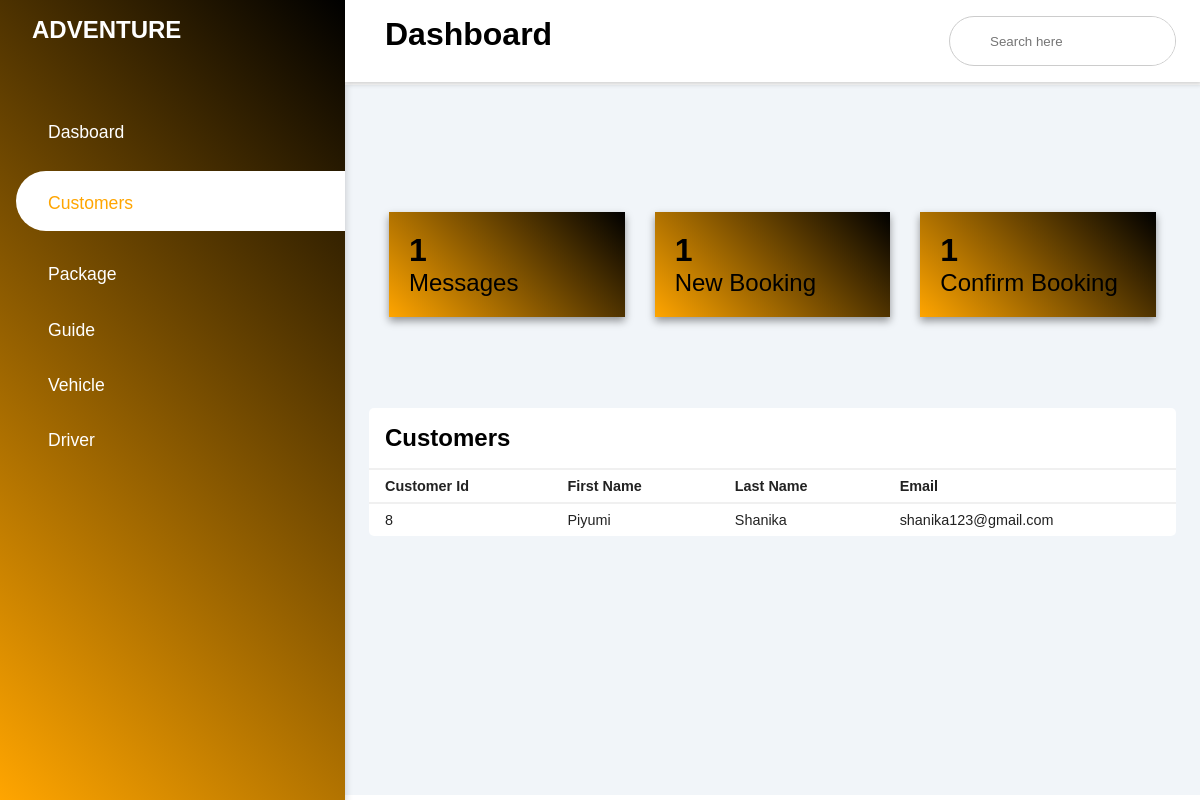
Page /admin/customers.php on the committed database.
### tables this page shows
CREATE TABLE `users` (
  `id` int(11) NOT NULL,
  `first_name` varchar(50) NOT NULL,
  `last_name` varchar(50) NOT NULL,
  `email` varchar(50) NOT NULL,
  `password` varchar(40) NOT NULL,
  `role` varchar(5) NOT NULL DEFAULT 'USER'
);

### admin/customers.php (the view, shortened to what this page needs)
<?php
	$db = new dbObj();
	$conn =  $db->getConnstring();
	$query    = "SELECT * FROM `users` WHERE role='USER'";
    $result   = mysqli_query($conn, $query);
?>
<!DOCTYPE html>
<html>
<head>
	<link rel="stylesheet" type="text/css" href="style.css">
	<link rel="stylesheet" href="https://maxst.icons8.com/vue-static/landings/line-awesome/line-awesome/1.3.0/css/line-awesome.min.css">
</head>
<body>
	<div class="sidebar">
		<div class="sidebar-brand">
			<h2>  ADVENTURE</h2>
		</div>
		<div class="sidebar-menu">
			<ul>
				<li>
					<a href="admindashboard.php" class="inactive" <?php $page='dashboard' ?>><span class="las la-igloo"></span> <span>Dasboard</span></a>
				</li>
				<li>
					<a href="customers.php" class="active" <?php $page='customers' ?>><span class="las la-users"></span> <span>Customers</span></a>
				</li>
				<li>
					<a href="package.php" class="inactive" <?php $page='packages' ?>><span class="las la-clipboard-list"></span> <span>Package</span></a>
				</li>
				<li>
					<a href="guide.php" class="inactive" <?php $page='guide' ?>><span class="las la-hiking"></span> <span>Guide</span></a>
				</li>
				<li>
					<a href="vehicles.php" class="inactive" <?php $page='vehicle' ?>><span class="las la-car-alt"></span> <span>Vehicle</span></a>
				</li>
				<li>
					<a href="drivers.php" class="inactive" <?php $page='driver' ?>><span class= "las la-user-secret"></span> <span>Driver</span></a>
				</li>
			</ul>
		</div>
	</div>
	<div class="main-content">
		<header>
			<h1>
				<label for="nav-toggle">
					<span class="las la-bars"></span>
				</label>
				Dashboard
			</h1>
			<div class="search-wrapper">
				<input type="search" placeholder="Search here" />
			</div>
		</header>
<main>
<div class="cards">
				<?php include('panel.php') ?>
			</div>
			<div class="recent-grid">
				<div class="projects">
				<div class="card">
						<div class="card-header">
							<h2>Customers</h2>
						</div>
						<div class="card-body">
							<div class="table-responsive">
								<table width="100%">
								<thead>
									<tr>
										<td>Customer Id</td>
										<td>First Name</td>
										<td>Last Name</td>
										<td>Email</td>
									</tr>
								</thead>
								<tbody>
									<?php
										while($row = mysqli_fetch_array($result)) {
									?>
											<tr>
										<td><?php echo $row['id'] ?></td>
										<td><?php echo $row['first_name'] ?></td>
										<td><?php echo $row['last_name'] ?></td>
										<td><?php echo $row['email'] ?></td>
									</tr>
									<?php
										}
									?>
								</tbody>
							</table>
							</div>
						</div>
					</div>
				</div>
			</div>
</main>
</div>
</body>
</html>

### admin/style.css (style rules this page uses)
* { padding: 0; margin: 0; box-sizing: border-box; list-style-type: none ; text-decoration: none; font-family: 'Poppins', sans-serif; }
.sidebar { width: 345px; position: fixed; left: 0; top: 0; height: 100%; background: linear-gradient(45deg,#ffa500, black); z-index: 100; transition: width 300ms; box-shadow: 0 4px 8px 0 rgba(0, 0, 0, 0.2); }
.sidebar-brand { height: 100px; width: 100px; padding: 1rem 0rem 1rem 2rem; color: #fff; }
.sidebar-menu { margin-top: 1rem ; text-transform: capitalize; }
.sidebar-menu li { width: 100%; margin-bottom: 1.7rem; padding-left: 1rem; text-transform: capitalize; }
.sidebar-menu li a span { text-transform: capitalize; }
.sidebar-menu a { padding-left: 1rem; display: block; color: #fff; font-size: 1.1rem; }
.sidebar-menu a.active { background: #fff; padding-top: 1rem; padding-bottom: 1rem; color: #ffa500; border-radius: 30px 0px 0px 30px; }
.sidebar-menu a span:first-child { font-size: 1.5rem; padding-right: 1rem; text-transform: capitalize; }
.main-content { transition: margin-left 300ms; margin-left: 345px; }
header { background: #fff; display: flex; justify-content: space-between; padding: 1rem 1.5rem; box-shadow: 2px 2px 5px rgba(0, 0, 0, 0.2); position: fixed; left: 345px; width: calc(100% - 345px); top: 0; z-index: 100; transition: left 300ms; }
header label span { font-size: 1.7rem; padding-right: 1rem; }
.search-wrapper { border: 1px solid #ccc; border-radius: 30px; height: 50px; display: flex; align-items: center; overflow-x: hidden; }
.search-wrapper input { height: 100%; padding: 0.5rem; border: none; outline: none; }
main { margin-top: 85px; padding: 2rem 1.5rem; background: #f1f5f9; min-height: calc(100vh - 90px); }
.cards { margin-top: 60px; width: 100%; padding: 35px 20px; display: grid; grid-template-columns: repeat( 3, 1fr); grid-gap: 30px; }
.recent-grid { margin-top: 3.5rem; display: grid; grid-gap: 2rem; grid-template-columns: 100% auto; }
.card { background: #fff; border-radius: 5px; }
.card-header { padding: 1rem; }
.card-header { display: flex; justify-content: space-between; align-items: center; border-bottom: 1px solid #f0f0f0; }
.card-body { width: 150; }
table { border-collapse: collapse; }
thead tr { border-top: 1px solid #f0f0f0; border-bottom: 2px solid #f0f0f0; }
thead td { font-weight: 700; }
td { padding: .5rem 1rem; font-size: .9rem; color: #222; }
tr td:last-child { display: flex; align-items: center; }
.table-responsive { width: 100%; overflow-x: auto; }

### rows in the picture
users: id "8", first_name "Piyumi", last_name "Shanika", email "shanika123@gmail.com"

### other values in the picture
$num1 "1"
$num2 "1"
$num3 "1"
